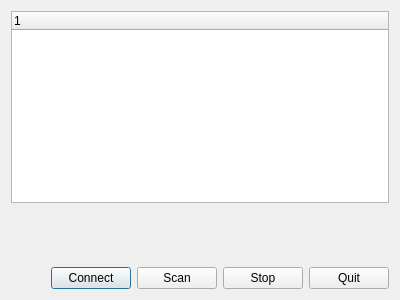
<?xml version="1.0" encoding="UTF-8"?>
<ui version="4.0">
 <class>qBtScannerClass</class>
 <widget class="QDialog" name="qBtScannerClass">
  <property name="geometry">
   <rect>
    <x>0</x>
    <y>0</y>
    <width>400</width>
    <height>300</height>
   </rect>
  </property>
  <property name="windowTitle">
   <string>Bluetooth Scanner</string>
  </property>
  <layout class="QVBoxLayout" name="verticalLayout">
   <item>
    <widget class="QTreeWidget" name="scanTreeWidget">
     <property name="columnCount">
      <number>1</number>
     </property>
     <column>
      <property name="text">
       <string notr="true">1</string>
      </property>
     </column>
    </widget>
   </item>
   <item>
    <spacer name="verticalSpacer">
     <property name="orientation">
      <enum>Qt::Vertical</enum>
     </property>
     <property name="sizeHint" stdset="0">
      <size>
       <width>20</width>
       <height>48</height>
      </size>
     </property>
    </spacer>
   </item>
   <item>
    <layout class="QHBoxLayout" name="horizontalLayout">
     <item>
      <spacer name="horizontalSpacer">
       <property name="orientation">
        <enum>Qt::Horizontal</enum>
       </property>
       <property name="sizeHint" stdset="0">
        <size>
         <width>40</width>
         <height>20</height>
        </size>
       </property>
      </spacer>
     </item>
     <item>
      <widget class="QPushButton" name="connectButton">
       <property name="text">
        <string>Connect</string>
       </property>
      </widget>
     </item>
     <item>
      <widget class="QPushButton" name="scanButton">
       <property name="text">
        <string>Scan</string>
       </property>
      </widget>
     </item>
     <item>
      <widget class="QPushButton" name="stopButton">
       <property name="text">
        <string>Stop</string>
       </property>
      </widget>
     </item>
     <item>
      <widget class="QPushButton" name="quitButton">
       <property name="text">
        <string>Quit</string>
       </property>
      </widget>
     </item>
    </layout>
   </item>
  </layout>
 </widget>
 <layoutdefault spacing="6" margin="11"/>
 <resources/>
 <connections/>
</ui>
